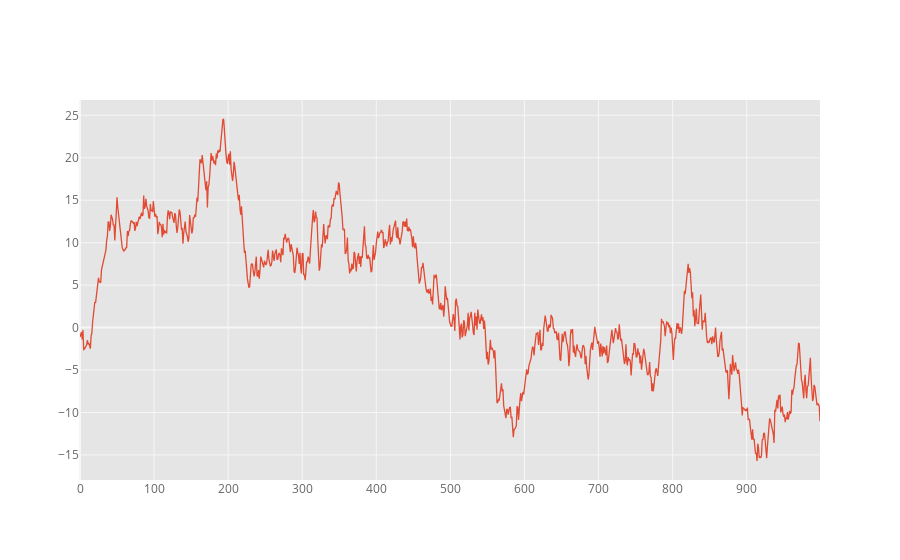

Notebook code for this chart:
### Code cell
df3 = pd.DataFrame(np.random.randn(1000, 2), columns=['B', 'C']).cumsum()
df3['A'] = pd.Series(list(range(len(df3))))
df3.iplot(x='A', y='B')

### Figure 1 — Plotly figure (JSON) as saved in the notebook; plotly's stock layout.template omitted (floating-point values rounded to 4 significant figures; data arrays with more than 128 entries replaced by an {"elided": "..."} marker saying what was removed)
{"data": [{"line": {"color": "rgba(226, 74, 51, 1.0)", "dash": "solid", "shape": "linear", "width": 1.3}, "mode": "lines", "name": "B", "text": "", "type": "scatter", "x": {"elided": "1000 int values"}, "y": {"elided": "1000 float values"}}], "layout": {"legend": {"bgcolor": "#FFFFFF", "font": {"color": "#666666"}}, "paper_bgcolor": "#FFFFFF", "plot_bgcolor": "#E5E5E5", "title": {"font": {"color": "#151516"}}, "xaxis": {"gridcolor": "#F6F6F6", "showgrid": true, "tickfont": {"color": "#666666"}, "title": {"font": {"color": "#666666"}, "text": ""}, "zerolinecolor": "#F6F6F6"}, "yaxis": {"gridcolor": "#F6F6F6", "showgrid": true, "tickfont": {"color": "#666666"}, "title": {"font": {"color": "#666666"}, "text": ""}, "zerolinecolor": "#F6F6F6"}}}
